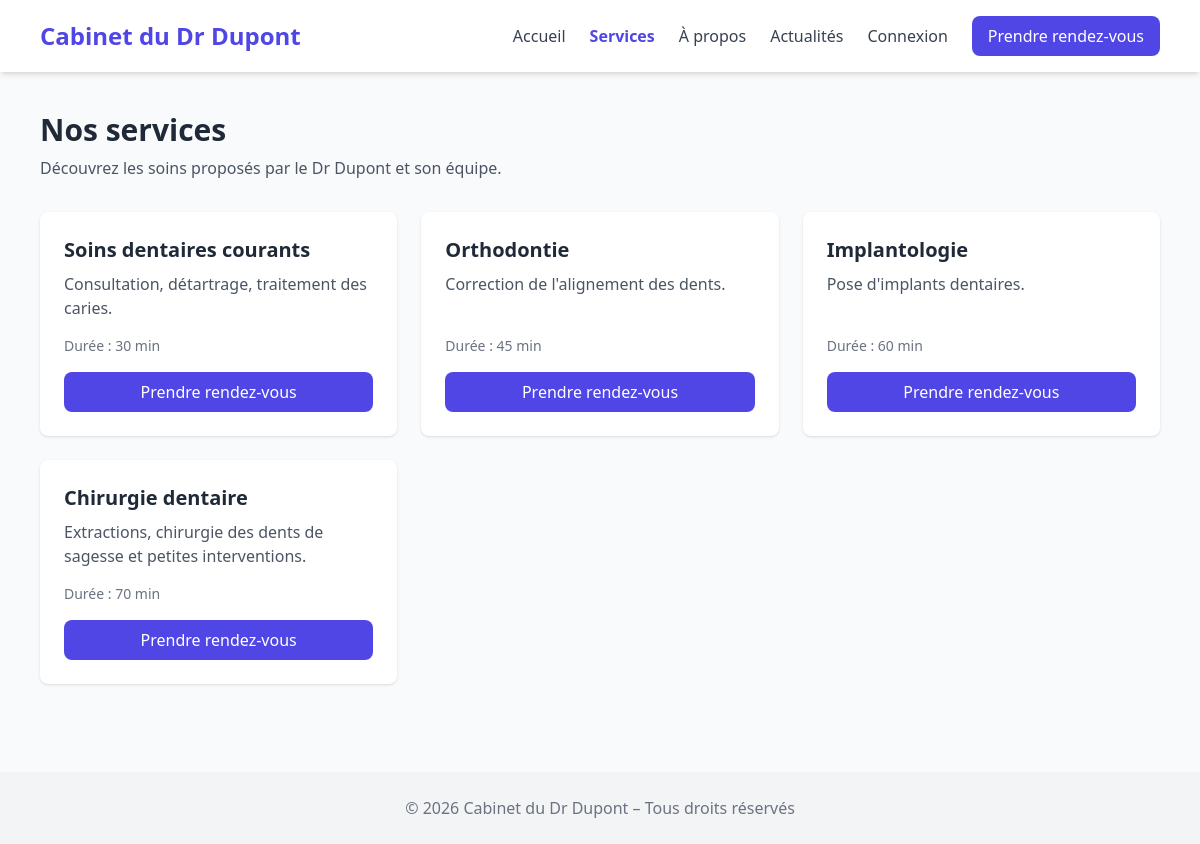
Screenshot of /index.php?page=services with the database file from the repository.
### tables this page shows
CREATE TABLE `services` (
  `id` int(11) NOT NULL,
  `name` varchar(150) NOT NULL,
  `description` text NOT NULL,
  `duration` int(11) NOT NULL,
  `image` varchar(255) DEFAULT NULL
);

### controllers/PostsController.php (called while the page is built, shortened)
<?php
require_once __DIR__ . '/../models/ServicesManager.php';
class PostsController {
    public function services()
    {
        $servicesManager = new ServicesManager();
        $services = $servicesManager->getServices();
        require __DIR__ . '/../views/services.php';
    }
}

### models/ServicesManager.php (called while the page is built, shortened)
<?php
require_once __DIR__ . '/Service.php';
class ServicesManager {
    private function connectDB(): PDO
    {
        $pdo = new PDO(
            'mysql:host=' . DB_HOST . ';dbname=' . DB_NAME . ';charset=utf8mb4',
            DB_USER,
            DB_PASS
        );
        $pdo->setAttribute(PDO::ATTR_ERRMODE, PDO::ERRMODE_EXCEPTION);
        return $pdo;
    }
    public function getServices(): array
    {
        $pdo = $this->connectDB();
        $request = $pdo->query('SELECT * FROM services ORDER BY id');
        $services = [];
        foreach ($request->fetchAll() as $data) {
            $services[] = new Service($data);
        }
        return $services;
    }
}

### models/Service.php (called while the page is built, shortened)
<?php
class Service {
    private string $name;
    private string $description;
    private int $duration;
    public function __construct(array $data) {
        $this->name = $data['name'];
        $this->description = $data['description'];
        $this->duration = (int) $data['duration'];
    }
    public function getName(): string {
        return $this->name;
    }
    public function getDescription(): string {
        return $this->description;
    }
    public function getDuration(): int {
        return $this->duration;
    }
}

### views/services.php (the view, shortened to what this page needs)
<?php include 'header.php'; ?>
<h1 class="text-3xl font-bold mb-2">Nos services</h1>
<p class="text-gray-600 mb-8">Découvrez les soins proposés par le Dr Dupont et son équipe.</p>
<div class="grid sm:grid-cols-2 lg:grid-cols-3 gap-6">
  <?php foreach ($services as $service) { ?>
    <article class="bg-white rounded-lg shadow overflow-hidden flex flex-col">
      <div class="p-6 flex flex-col grow">
        <h2 class="font-semibold text-xl mb-2"><?= htmlspecialchars($service->getName()) ?></h2>
        <p class="text-gray-600 mb-4 grow"><?= htmlspecialchars($service->getDescription()) ?></p>
        <p class="text-sm text-gray-500 mb-4">Durée : <?= $service->getDuration() ?> min</p>
        <a href="index.php?page=appointment" class="text-center bg-indigo-600 text-white px-4 py-2 rounded-lg hover:bg-indigo-700">Prendre rendez-vous</a>
      </div>
    </article>
  <?php } ?>
</div>
<?php include 'footer.php'; ?>

### rows the page displays
services: name "Soins dentaires courants", description "Consultation, détartrage, traitement des caries.", duration "30"
services: name "Orthodontie", description "Correction de l'alignement des dents.", duration "45"
services: name "Implantologie", description "Pose d'implants dentaires.", duration "60"
services: name "Chirurgie dentaire", description "Extractions, chirurgie des dents de sagesse et petites interventions.", duration "70"

### other values shown
$label "Accueil"
$label "Services"
$label "À propos"
$label "Actualités"
